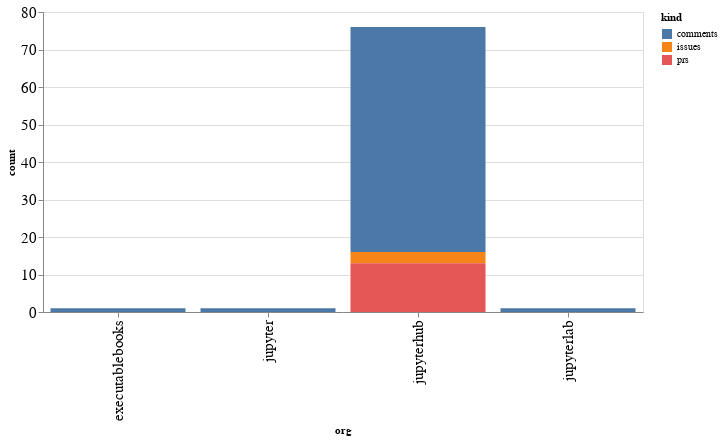

The code cell stored with this chart in its notebook:
### Code cell
alt.Chart(org_summaries, width=600).mark_bar().encode(
    x='org',
    y='count',
    color='kind',
    tooltip="org"
)

### Figure 1 — Vega-Lite specification as saved in the notebook (floating-point values rounded to 4 significant figures)
{"config": {"axisLeft": {"labelFontSize": 15}, "axisBottom": {"labelFontSize": 15}}, "data": {"name": "data-4e5c02f3c6950d2fc76d688eaff040e8"}, "mark": "bar", "encoding": {"color": {"type": "nominal", "field": "kind"}, "tooltip": {"type": "nominal", "field": "org"}, "x": {"type": "nominal", "field": "org"}, "y": {"type": "quantitative", "field": "count"}}, "width": 600, "$schema": "https://vega.github.io/schema/vega-lite/v4.8.1.json", "datasets": {"data-4e5c02f3c6950d2fc76d688eaff040e8": [{"org": "executablebooks", "kind": "comments", "count": 1}, {"org": "jupyter", "kind": "comments", "count": 1}, {"org": "jupyterhub", "kind": "comments", "count": 60}, {"org": "jupyterhub", "kind": "issues", "count": 3}, {"org": "jupyterhub", "kind": "prs", "count": 13}, {"org": "jupyterlab", "kind": "comments", "count": 1}]}}
